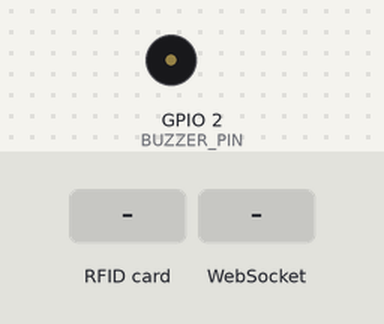
Bench run of a sketch on a simulated ESP32. On the bench: buzzer (waves = sounding, pin HIGH). The test bench sets the inputs (shaded band). WiFi joins after 1.5 s; servers stay silent unless stated; what the sketch prints to the serial monitor is not drawn.

Above: at 3.2 s.
3.3 s: RFID card 5E 7A 19 C4 held to the reader
4.9 s: WebSocket text "1" received
Timing chart, 0 to 7.9 s (numbered marks = the images above; inputs shaded):
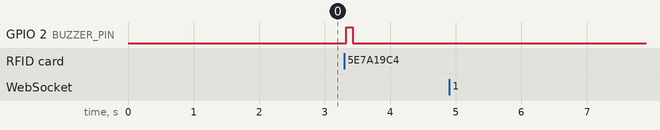

Measured:
- after the input at 3.3 s, GPIO 2 (BUZZER_PIN): LOW → HIGH at once, → LOW 0.10 s later
- after the input at 4.9 s, every drawn part: stays the same

The sketch:

NFC_Reading.ino
```cpp
#include <SPI.h>
#include <MFRC522.h>
#include <WiFi.h>
#include <WebSocketsClient.h>

#define RST_PIN         22
#define SS_PIN          5
#define BUZZER_PIN      2  // Assume buzzer is connected to pin 2

const char* ssid = "YOUR_WIFI_SSID";
const char* password = "YOUR_WIFI_PASSWORD";
const char* websocket_server_host = "192.168.1.100"; // Replace with your server's IP
const uint16_t websocket_server_port = 8765;

MFRC522 mfrc522(SS_PIN, RST_PIN);
MFRC522::MIFARE_Key key;
WebSocketsClient webSocket;

constexpr byte sector         = 1;
constexpr byte blockAddr      = 4;
constexpr byte trailerBlock   = 7;

void setup() {
    Serial.begin(115200);
    while (!Serial);
    SPI.begin();
    mfrc522.PCD_Init();
    pinMode(BUZZER_PIN, OUTPUT);

    // Prepare the key (used both as key A and as key B)
    for (byte i = 0; i < 6; i++) {
        key.keyByte[i] = 0xFF;
    }

    // Connect to WiFi
    WiFi.begin(ssid, password);
    while (WiFi.status() != WL_CONNECTED) {
        delay(1000);
        Serial.println("Connecting to WiFi...");
    }
    Serial.println("Connected to WiFi");

    // Connect to WebSocket server
    webSocket.begin(websocket_server_host, websocket_server_port, "/");
    webSocket.onEvent(webSocketEvent);
    webSocket.setReconnectInterval(5000);

    Serial.println(F("NFC Reader Ready. Tap a card to read."));
}

void loop() {
    webSocket.loop();

    String nfcData = readNFC();
    if (nfcData != "") {
        webSocket.sendTXT(nfcData);
        digitalWrite(BUZZER_PIN, HIGH);
        delay(100);
        digitalWrite(BUZZER_PIN, LOW);
    }
}

String readNFC() {
    // Look for new cards
    if (!mfrc522.PICC_IsNewCardPresent() || !mfrc522.PICC_ReadCardSerial()) {
        return "";
    }

    Serial.println(F("Card detected. Attempting to read..."));

    // Authenticate using key A
    MFRC522::StatusCode status = mfrc522.PCD_Authenticate(MFRC522::PICC_CMD_MF_AUTH_KEY_A, trailerBlock, &key, &(mfrc522.uid));
    if (status != MFRC522::STATUS_OK) {
        Serial.println(F("Authentication failed"));
        return "";
    }

    // Read data
    byte buffer[18];
    byte size = sizeof(buffer);
    status = mfrc522.MIFARE_Read(blockAddr, buffer, &size);
    if (status != MFRC522::STATUS_OK) {
        Serial.println(F("Reading failed"));
        return "";
    }

    String result = "";
    for (byte i = 0; i < 16; i++) {
        result += (char)buffer[i];
    }

    Serial.println("Data read: " + result);

    mfrc522.PICC_HaltA();
    mfrc522.PCD_StopCrypto1();

    return result;
}

void webSocketEvent(WStype_t type, uint8_t * payload, size_t length) {
    switch(type) {
        case WStype_DISCONNECTED:
            Serial.println("WebSocket Disconnected");
            break;
        case WStype_CONNECTED:
            Serial.println("WebSocket Connected");
            break;
        case WStype_TEXT:
            Serial.println("Received text from server: " + String((char*)payload));
            break;
    }
}
```
